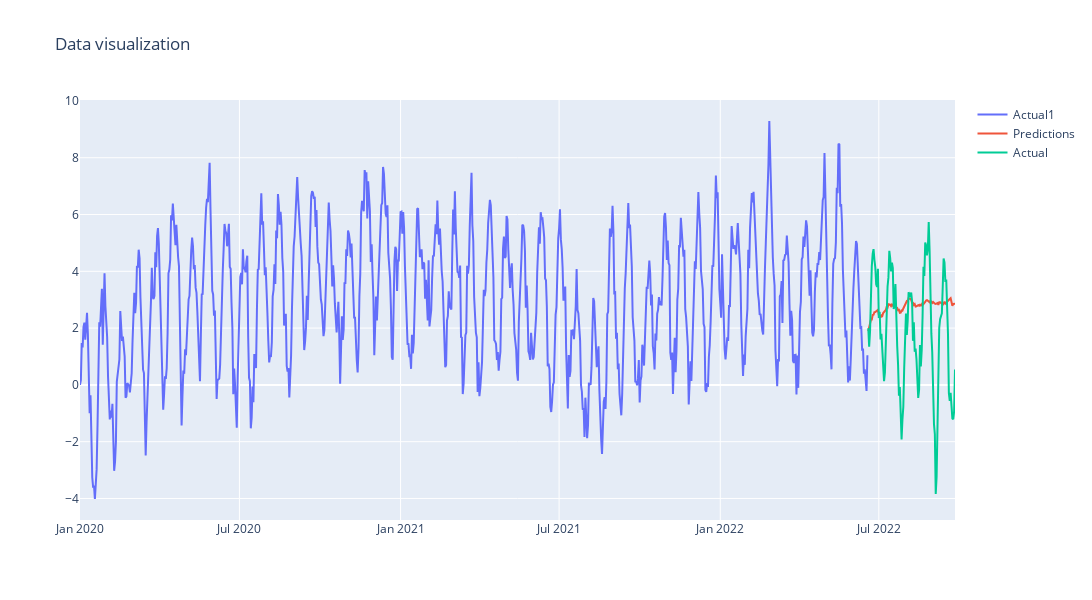

The notebook cell this image was saved under:
### Code cell
##Must include the following two lines if using Jupyter notebook.
import nest_asyncio
nest_asyncio.apply()

import pandas as pd
from siemens.gtt_client.client import GTTClient

#df = pd.read_csv("ConcreteCompressiveStrength.csv")
#df = pd.read_csv("Electric_Production.csv")
# df = pd.read_csv('../data/Synthetic data/synthetic_electricity_consumption.csv')
# targets = ['Electricity Consumption']
# datetime_col = 'DateTime'

df = pd.read_csv('../data/Synthetic data/synthetic_Forecast.csv')  #
targets =    ["target"]
datetime_col = "timestamp"

df = df[:7936]
h = 100 #forecast horizon
l = df.shape[0] - h #context length

# targets = ['Concrete compressive strength']
# datetime_col = 'Timestamp'

# targets = ['IPG2211A2N']
# datetime_col = 'DATE'





inputdf = df.loc[:l-1, [datetime_col, *targets]]

#covariates = ["Cement", "Blast Furnace Slag", "Fly Ash", "Superplasticizer", 'Coarse Aggregate', 'Fine Aggregate', 'Age']
#covariates = ["Temperature", "Wind Speed", "Humidity"]
covariates = []

# using covariates for the all the dataset
covariate_df = df.loc[:, [datetime_col, *covariates]] ##covariates are assumed to be available in the prediction horizon
#covariate_df = df.loc[:l+h-1, [datetime_col, *covariates]] ##covariates are assumed to be available in the prediction horizon



# inputdf = df.loc[:l-1, targets]

gtt = GTTClient(base_url="CN", allow_datacollection=True)
forecastdf = gtt.forecast(inputdf, target_cols=targets, forecast_horizon=h, datetime_col=datetime_col, 
                          covariate_df=covariate_df, covariate_cols=covariates, long_term=True , pi_level=95) #, detrend=True)
# forecastdf = gtt.forecast(inputdf, target_cols=targets, forecast_horizon=h)
gtt.plot_forecast(inputdf, forecastdf, target=targets[0], datetime_col=datetime_col) #, pi_level=95)

newdf = df.tail(h) # used for visualization
newdf['forecast'] = forecastdf[targets[0]].values # used for visualization
visualize()
## sample 3 traces in the forecast horizon
# for i in range(3):
#     print(f'Trace {i}:')
#     forecastdf = gtt.forecast_and_sample(inputdf, target_cols=targets, forecast_horizon=h, datetime_col=datetime_col, 
#                               covariate_df=covariate_df, covariate_cols=covariates)
#     gtt.plot_sample(inputdf, forecastdf, target=targets[0], datetime_col=datetime_col)
#     newdf['forecast'] = forecastdf[targets[0]].values
#     visualize()

### Figure 1 — Plotly figure (JSON) as saved in the notebook; plotly's stock layout.template omitted (floating-point values rounded to 4 significant figures; data arrays with more than 128 entries replaced by an {"elided": "..."} marker saying what was removed)
{"data": [{"connectgaps": true, "name": "Actual1", "type": "scatter", "x": {"elided": "1000 str values"}, "xaxis": "x", "y": {"elided": "900 float values"}, "yaxis": "y"}, {"connectgaps": true, "name": "Predictions", "type": "scatter", "x": ["2022-06-19", "2022-06-20", "2022-06-21", "2022-06-22", "2022-06-23", "2022-06-24", "2022-06-25", "2022-06-26", "2022-06-27", "2022-06-28", "2022-06-29", "2022-06-30", "2022-07-01", "2022-07-02", "2022-07-03", "2022-07-04", "2022-07-05", "2022-07-06", "2022-07-07", "2022-07-08", "2022-07-09", "2022-07-10", "2022-07-11", "2022-07-12", "2022-07-13", "2022-07-14", "2022-07-15", "2022-07-16", "2022-07-17", "2022-07-18", "2022-07-19", "2022-07-20", "2022-07-21", "2022-07-22", "2022-07-23", "2022-07-24", "2022-07-25", "2022-07-26", "2022-07-27", "2022-07-28", "2022-07-29", "2022-07-30", "2022-07-31", "2022-08-01", "2022-08-02", "2022-08-03", "2022-08-04", "2022-08-05", "2022-08-06", "2022-08-07", "2022-08-08", "2022-08-09", "2022-08-10", "2022-08-11", "2022-08-12", "2022-08-13", "2022-08-14", "2022-08-15", "2022-08-16", "2022-08-17", "2022-08-18", "2022-08-19", "2022-08-20", "2022-08-21", "2022-08-22", "2022-08-23", "2022-08-24", "2022-08-25", "2022-08-26", "2022-08-27", "2022-08-28", "2022-08-29", "2022-08-30", "2022-08-31", "2022-09-01", "2022-09-02", "2022-09-03", "2022-09-04", "2022-09-05", "2022-09-06", "2022-09-07", "2022-09-08", "2022-09-09", "2022-09-10", "2022-09-11", "2022-09-12", "2022-09-13", "2022-09-14", "2022-09-15", "2022-09-16", "2022-09-17", "2022-09-18", "2022-09-19", "2022-09-20", "2022-09-21", "2022-09-22", "2022-09-23", "2022-09-24", "2022-09-25", "2022-09-26"], "xaxis": "x", "y": [1.893, 2.061, 2.161, 2.297, 2.302, 2.459, 2.47, 2.561, 2.564, 2.6, 2.615, 2.64, 2.462, 2.413, 2.371, 2.443, 2.425, 2.531, 2.567, 2.576, 2.638, 2.75, 2.723, 2.839, 2.836, 2.824, 2.778, 2.832, 2.794, 2.813, 2.78, 2.762, 2.722, 2.715, 2.63, 2.64, 2.537, 2.547, 2.621, 2.616, 2.691, 2.754, 2.82, 2.86, 2.954, 2.94, 3.05, 3.033, 3.036, 2.991, 2.885, 2.889, 2.813, 2.844, 2.758, 2.768, 2.781, 2.807, 2.788, 2.839, 2.782, 2.842, 2.886, 2.844, 2.908, 2.92, 2.974, 2.988, 2.965, 2.93, 2.91, 2.962, 2.94, 2.886, 2.919, 2.865, 2.86, 2.852, 2.868, 2.88, 2.819, 2.911, 2.908, 2.891, 2.859, 2.81, 2.9, 2.934, 2.864, 2.899, 2.956, 2.953, 2.994, 3.026, 3.053, 2.943, 2.788, 2.851, 2.858, 2.857], "yaxis": "y"}, {"connectgaps": true, "name": "Actual", "type": "scatter", "x": ["2022-06-19", "2022-06-20", "2022-06-21", "2022-06-22", "2022-06-23", "2022-06-24", "2022-06-25", "2022-06-26", "2022-06-27", "2022-06-28", "2022-06-29", "2022-06-30", "2022-07-01", "2022-07-02", "2022-07-03", "2022-07-04", "2022-07-05", "2022-07-06", "2022-07-07", "2022-07-08", "2022-07-09", "2022-07-10", "2022-07-11", "2022-07-12", "2022-07-13", "2022-07-14", "2022-07-15", "2022-07-16", "2022-07-17", "2022-07-18", "2022-07-19", "2022-07-20", "2022-07-21", "2022-07-22", "2022-07-23", "2022-07-24", "2022-07-25", "2022-07-26", "2022-07-27", "2022-07-28", "2022-07-29", "2022-07-30", "2022-07-31", "2022-08-01", "2022-08-02", "2022-08-03", "2022-08-04", "2022-08-05", "2022-08-06", "2022-08-07", "2022-08-08", "2022-08-09", "2022-08-10", "2022-08-11", "2022-08-12", "2022-08-13", "2022-08-14", "2022-08-15", "2022-08-16", "2022-08-17", "2022-08-18", "2022-08-19", "2022-08-20", "2022-08-21", "2022-08-22", "2022-08-23", "2022-08-24", "2022-08-25", "2022-08-26", "2022-08-27", "2022-08-28", "2022-08-29", "2022-08-30", "2022-08-31", "2022-09-01", "2022-09-02", "2022-09-03", "2022-09-04", "2022-09-05", "2022-09-06", "2022-09-07", "2022-09-08", "2022-09-09", "2022-09-10", "2022-09-11", "2022-09-12", "2022-09-13", "2022-09-14", "2022-09-15", "2022-09-16", "2022-09-17", "2022-09-18", "2022-09-19", "2022-09-20", "2022-09-21", "2022-09-22", "2022-09-23", "2022-09-24", "2022-09-25", "2022-09-26"], "xaxis": "x", "y": [1.994, 1.346, 1.893, 3.203, 4.176, 4.615, 4.783, 4.408, 4.139, 3.544, 3.453, 4.086, 2.354, 2.571, 1.601, 1.798, 1.179, 0.3245, 0.1309, 0.4368, 1.775, 2.224, 3.464, 3.786, 4.722, 4.466, 3.995, 4.305, 4.12, 2.672, 2.775, 3.552, 1.99, 1.373, 0.7148, -0.3833, -0.07676, -1.493, -1.922, -1.216, -0.7718, 0.6025, 1.679, 2.511, 1.763, 2.261, 3.266, 3.206, 3.094, 3.253, 2.937, 1.551, 2.203, 1.171, 1.276, 0.9129, 0.4284, -0.4573, -0.1796, 1.4, 0.6504, 1.234, 2.435, 4.164, 3.838, 5.013, 4.92, 4.565, 4.797, 5.734, 4.731, 2.501, 1.805, 1.155, -0.5968, -1.385, -1.738, -3.843, -3.233, -1.351, 1.384, 2.004, 2.316, 2.411, 2.523, 3.456, 4.455, 4.316, 3.629, 3.709, 2.868, 1.787, -0.2966, -0.5648, -0.2812, -0.7864, -1.183, -1.208, -0.9341, 0.5407], "yaxis": "y"}], "layout": {"height": 600, "title": {"text": "Data visualization"}, "width": 1200, "xaxis": {"anchor": "y", "domain": [0, 1]}, "yaxis": {"anchor": "x", "domain": [0, 1]}}}
